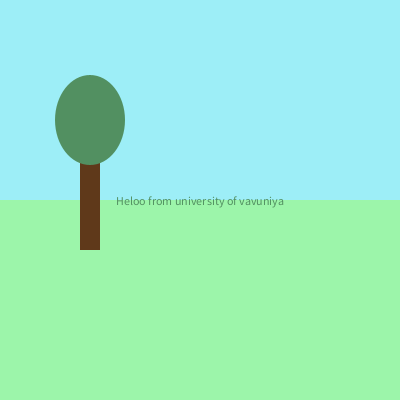
Frame 1 (no input)
Frame 60 (the mouse pressed at the canvas centre just before this capture): identical to frame 1, image omitted
Frame 120 (the mouse held since frame 60 and released just before this capture): identical to frame 1, image omitted

The Processing sketch that drew this single still picture (run headless with seeded random() and noise(); from frame 60 on, the mouse is pressed at the canvas centre):

// Processing sketch: sketch_260421b
// ── sketch_260421b.pde
void setup(){
  size(400,400);
  noStroke();
}

void draw(){
  color skycolor =color(157,238,247);
  color groundcolor= color(156,245,170);
  color leafcolor= color(82,144,97);
  color trunkcolor=color(95,57,26);
  
  background(skycolor);
  //ground color
  fill(groundcolor);
  rect(0,height/2,width,height/2);
  
  //Tree trunk
  fill(trunkcolor);
  rect(80,150,20,100);
  
  //Tree leaves
  fill(leafcolor);
  ellipse(90,120,70,90);
  
  String welcomemessage = "Heloo from university of vavuniya";
  textAlign(CENTER,CENTER);
  text(welcomemessage,width/2,height/2);
}
  
